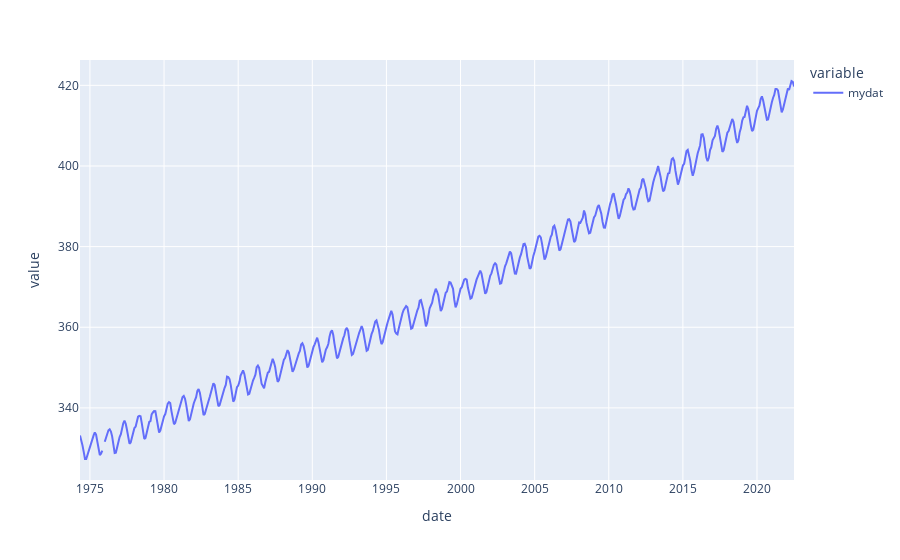

Notebook code cell kept with this figure:
### Code cell
import plotly_express as px

plot = px.line(df)
plot.show()

### Figure 1 — Plotly figure (JSON) as saved in the notebook; plotly's stock layout.template omitted (floating-point values rounded to 4 significant figures; data arrays with more than 128 entries replaced by an {"elided": "..."} marker saying what was removed)
{"data": [{"hovertemplate": "variable=mydat<br>date=%{x}<br>value=%{y}<extra></extra>", "legendgroup": "mydat", "line": {"color": "#636efa", "dash": "solid"}, "marker": {"symbol": "circle"}, "mode": "lines", "name": "mydat", "orientation": "v", "showlegend": true, "type": "scatter", "x": {"elided": "579 str values"}, "xaxis": "x", "y": {"elided": "579 float values"}, "yaxis": "y"}], "layout": {"legend": {"title": {"text": "variable"}, "tracegroupgap": 0}, "margin": {"t": 60}, "xaxis": {"anchor": "y", "domain": [0, 1], "title": {"text": "date"}}, "yaxis": {"anchor": "x", "domain": [0, 1], "title": {"text": "value"}}}}
